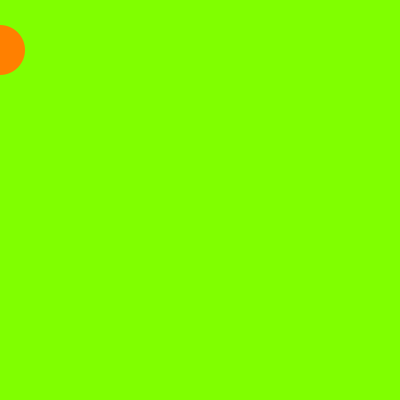
Frame 1 (no input)
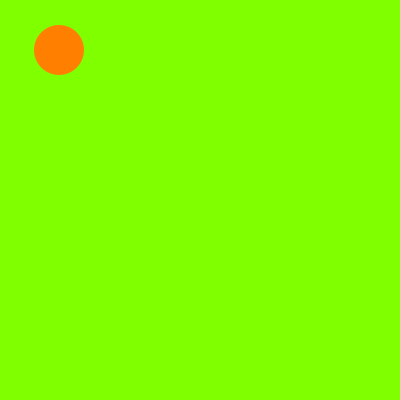
Frame 60 (the mouse pressed at the canvas centre just before this capture)
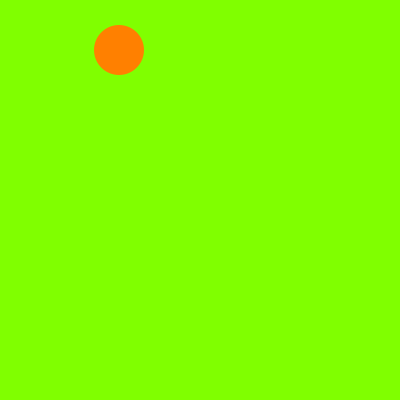
Frame 120 (the mouse held since frame 60 and released just before this capture)

The Processing sketch that drew these frames (run headless with seeded random() and noise(); from frame 60 on, the mouse is pressed at the canvas centre):

// Processing sketch: moving_circle
// ── moving_circle.pde
float circle_x = 0;

void setup()  {
  size (400,400);
  noStroke();
}

void draw() {
  background (128, 255, 0);
  fill(255, 128, 0);
  ellipse(circle_x, 50, 50, 50);
  circle_x = circle_x + 1;
}
